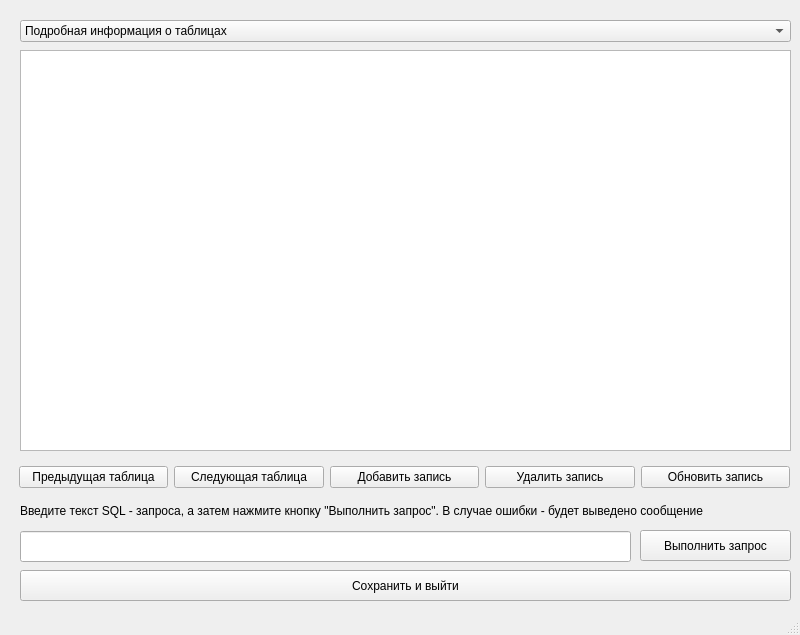
<?xml version="1.0" encoding="UTF-8"?>
<ui version="4.0">
 <class>SQL_Window_Main</class>
 <widget class="QMainWindow" name="SQL_Window_Main">
  <property name="geometry">
   <rect>
    <x>0</x>
    <y>0</y>
    <width>800</width>
    <height>635</height>
   </rect>
  </property>
  <property name="windowTitle">
   <string>MainWindow</string>
  </property>
  <widget class="QWidget" name="centralwidget">
   <widget class="QPushButton" name="pushButton">
    <property name="geometry">
     <rect>
      <x>20</x>
      <y>570</y>
      <width>771</width>
      <height>31</height>
     </rect>
    </property>
    <property name="text">
     <string>Сохранить и выйти</string>
    </property>
   </widget>
   <widget class="QComboBox" name="comboBox">
    <property name="geometry">
     <rect>
      <x>20</x>
      <y>20</y>
      <width>771</width>
      <height>22</height>
     </rect>
    </property>
    <property name="editable">
     <bool>false</bool>
    </property>
    <property name="currentText">
     <string>Подробная информация о таблицах</string>
    </property>
    <item>
     <property name="text">
      <string>Подробная информация о таблицах</string>
     </property>
    </item>
    <item>
     <property name="text">
      <string>Все таблицы текущей базы данных</string>
     </property>
    </item>
   </widget>
   <widget class="QTableView" name="tableView">
    <property name="geometry">
     <rect>
      <x>20</x>
      <y>50</y>
      <width>771</width>
      <height>401</height>
     </rect>
    </property>
    <property name="layoutDirection">
     <enum>Qt::LeftToRight</enum>
    </property>
   </widget>
   <widget class="QLineEdit" name="lineEdit">
    <property name="geometry">
     <rect>
      <x>20</x>
      <y>531</y>
      <width>611</width>
      <height>31</height>
     </rect>
    </property>
   </widget>
   <widget class="QPushButton" name="pushButton_6">
    <property name="geometry">
     <rect>
      <x>640</x>
      <y>530</y>
      <width>151</width>
      <height>31</height>
     </rect>
    </property>
    <property name="text">
     <string>Выполнить запрос</string>
    </property>
   </widget>
   <widget class="QWidget" name="layoutWidget">
    <property name="geometry">
     <rect>
      <x>19</x>
      <y>462</y>
      <width>771</width>
      <height>30</height>
     </rect>
    </property>
    <layout class="QHBoxLayout" name="horizontalLayout">
     <item>
      <widget class="QPushButton" name="pushButton_2">
       <property name="text">
        <string>Предыдущая таблица</string>
       </property>
      </widget>
     </item>
     <item>
      <widget class="QPushButton" name="pushButton_3">
       <property name="text">
        <string>Следующая таблица</string>
       </property>
      </widget>
     </item>
     <item>
      <widget class="QPushButton" name="pushButton_4">
       <property name="text">
        <string>Добавить запись</string>
       </property>
      </widget>
     </item>
     <item>
      <widget class="QPushButton" name="pushButton_5">
       <property name="text">
        <string>Удалить запись</string>
       </property>
      </widget>
     </item>
     <item>
      <widget class="QPushButton" name="pushButton_7">
       <property name="text">
        <string>Обновить запись</string>
       </property>
      </widget>
     </item>
    </layout>
   </widget>
   <widget class="QLabel" name="label">
    <property name="geometry">
     <rect>
      <x>20</x>
      <y>500</y>
      <width>771</width>
      <height>21</height>
     </rect>
    </property>
    <property name="text">
     <string>Введите текст SQL - запроса, а затем нажмите кнопку &quot;Выполнить запрос&quot;. В случае ошибки - будет выведено сообщение</string>
    </property>
   </widget>
  </widget>
  <widget class="QMenuBar" name="menubar">
   <property name="geometry">
    <rect>
     <x>0</x>
     <y>0</y>
     <width>800</width>
     <height>26</height>
    </rect>
   </property>
  </widget>
  <widget class="QStatusBar" name="statusbar"/>
 </widget>
 <resources/>
 <connections/>
</ui>
